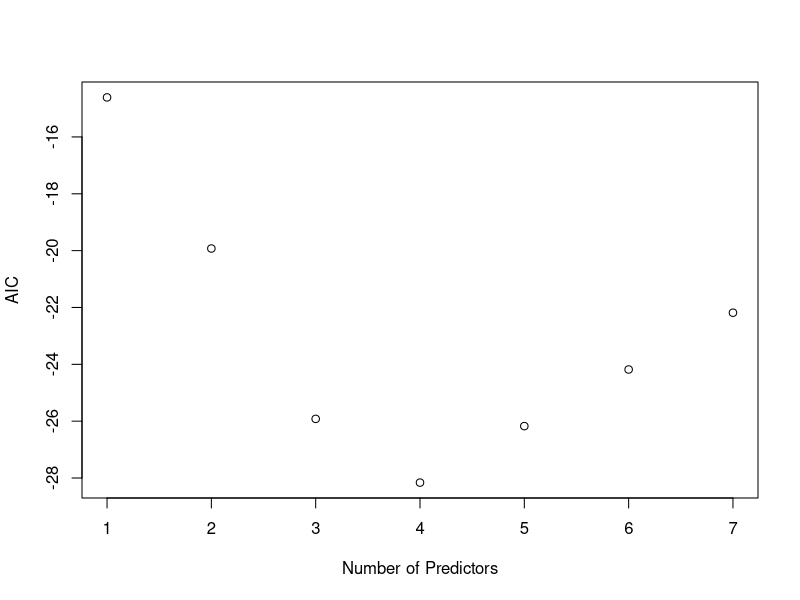
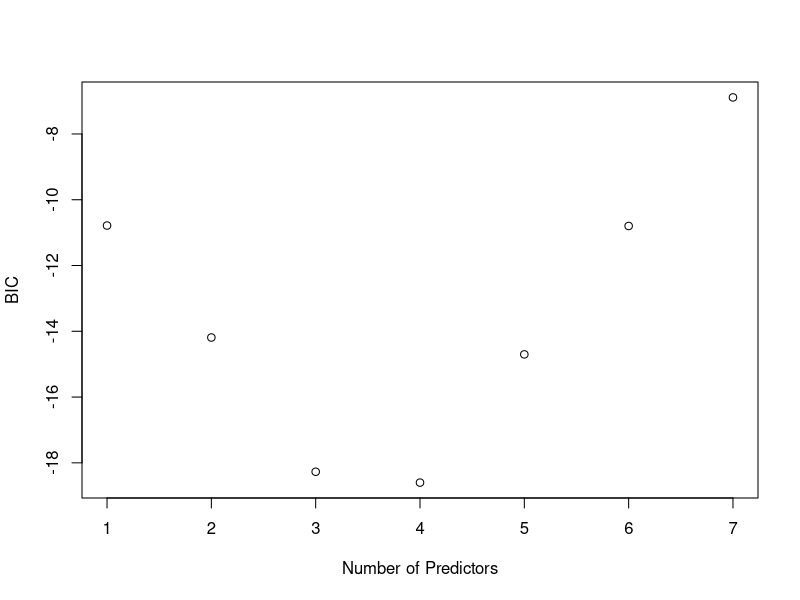
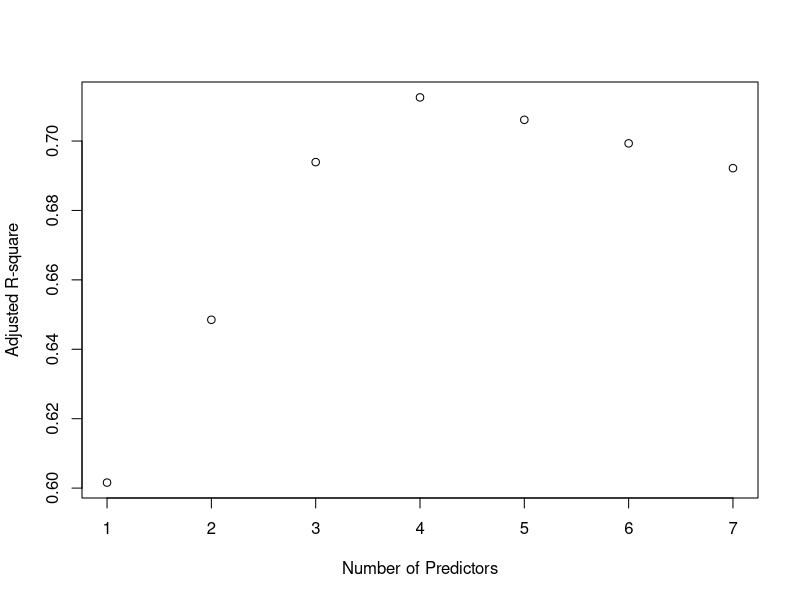

Source code (R) for these figures, in order:
## ---- chunk 1
knitr::opts_chunk$set(echo = TRUE)
## ---- chunk 2
data(state)
statedata <- data.frame(state.x77,row.names=state.abb)
lmod <- lm(Life.Exp ~ ., statedata)
summary(lmod)
## ---- chunk 3
lmod <- update(lmod, . ~ . - Area)
summary(lmod)
## ---- chunk 4
lmod <- update(lmod, . ~ . - Illiteracy)
summary(lmod)
## ---- chunk 5
lmod <- update(lmod, . ~ . - Income)
summary(lmod)
## ---- chunk 6
lmod <- update(lmod, . ~ . - Population)
summary(lmod)
## ---- chunk 7
require(leaps)
b <- regsubsets(Life.Exp~.,data=statedata)
rs <- summary(b)
rs$which

## ---- chunk 8
AIC <- 50*log(rs$rss/50) + (2:8)*2
plot(AIC ~ I(1:7), ylab="AIC", xlab="Number of Predictors")
## ---- chunk 9
BIC <- 50*log(rs$rss/50) + (2:8)*log(50)
plot(BIC ~ I(1:7), ylab="BIC", xlab="Number of Predictors")
## ---- chunk 10
plot(1:7,rs$adjr2,xlab="Number of Predictors",ylab="Adjusted R-square")
which.max(rs$adjr2)
## ---- chunk 11
lmod <- lm(Life.Exp ~ ., data=statedata)
step(lmod)
